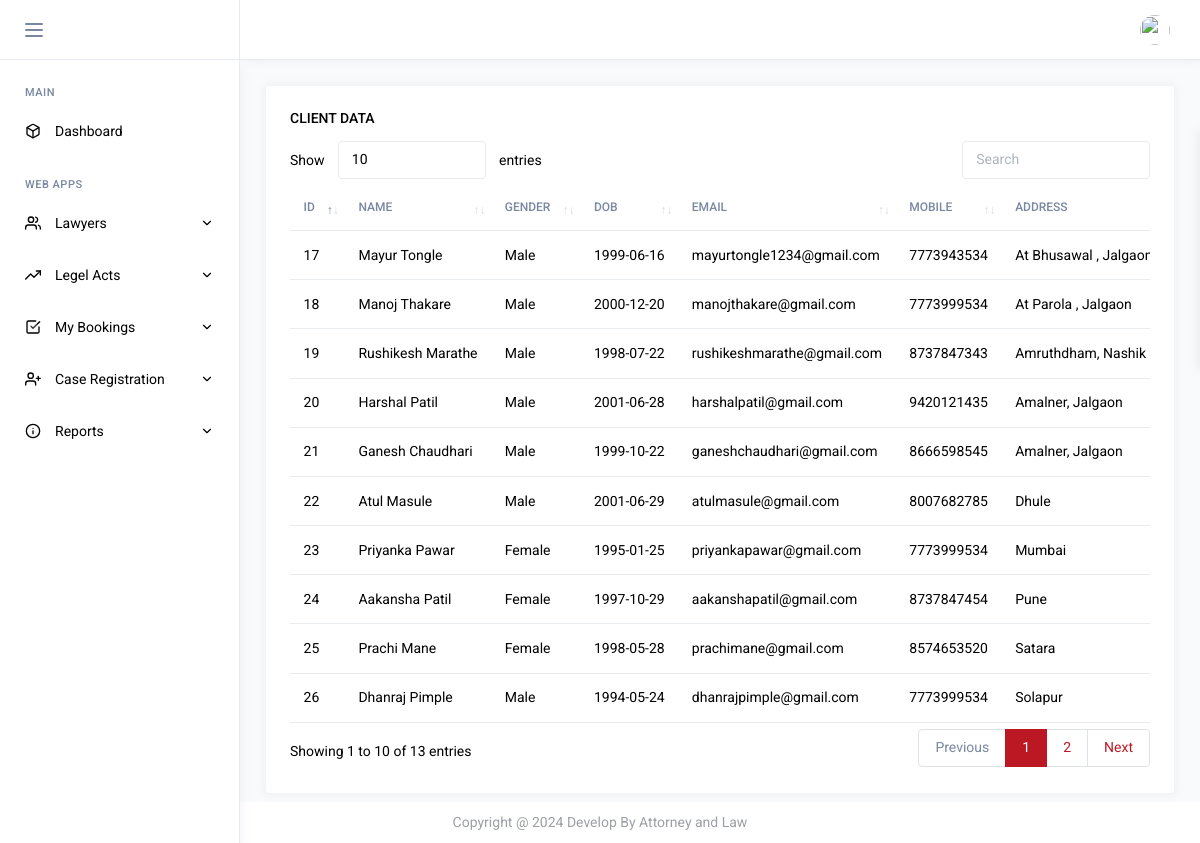
Screenshot of /lawyer-appointment-system/clients/control/clients.php (signed in) with the database file from the repository.
### tables this page shows
CREATE TABLE `clients` (
  `id` int(11) NOT NULL,
  `name` varchar(50) NOT NULL,
  `gender` varchar(10) NOT NULL,
  `dob` varchar(50) NOT NULL,
  `email` varchar(50) NOT NULL,
  `password` varchar(255) DEFAULT NULL,
  `mobile` varchar(20) NOT NULL,
  `address` varchar(100) NOT NULL,
  `status` varchar(20) NOT NULL COMMENT '0-active,1-deactive'
);

### lawyer-appointment-system/clients/control/clients.php (the view, shortened to what this page needs)
<?php
include("../auth/header.php");
 ?>
<?php include("../auth/sidebar.php");?>
		<div class="page-content">
				<div class="row">
					<div class="col-md-12 grid-margin stretch-card">
            <div class="card">
              <div class="card-body">
                <h6 class="card-title">Client Data</h6>
                 <div class="table-responsive">
				 <table id="dataTableExample" class="table">
                    <thead>
						<tr>
						<th>Id</th>
                        <th>Name</th>
                        <th>Gender</th>
                        <th>DOB</th>
                        <th>Email</th>
                        <th>Mobile</th>
                        <th>Address</th>
                      </tr>
                    </thead>
                    <tbody>
					<?php
						  include 'connection1.php';
						$sql = "select * from clients";
						$result = $conn->query($sql);
						if($result->num_rows > 0){
						 while($row = $result->fetch_array()){
						?>
							<tr>
								<td class="sorting_1"><?=$row['id'];?></td>
								<td class="sorting_1"><?=$row['name'];?></td>
								<td class="sorting_1"><?=$row['gender'];?></td>
								<td class="sorting_1"><?=$row['dob'];?></td>
								<td class="sorting_1"><?=$row['email'];?></td>
								<td class="sorting_1"><?=$row['mobile'];?></td>
								<td class="sorting_1"><?=$row['address'];?></td>
								</tr>
						<?php
						 }
						}
						else{
								echo"sql error".$sql."<br>".$conn->error;
							}
						?>
				 </tbody>
                  </table>
                </div>
              </div>
            </div>
	</div>
	</div>
	</div>
	<?php
include("../auth/footer.php")
      ?>

### rows the page displays
clients: id "22", name "Atul Masule", gender "Male", dob "2001-06-29", email "atulmasule@gmail.com", mobile "8007682785", address "Dhule"
clients: id "23", name "Priyanka Pawar", gender "Female", dob "1995-01-25", email "priyankapawar@gmail.com", mobile "7773999534", address "Mumbai"
clients: id "24", name "Aakansha Patil", gender "Female", dob "1997-10-29", email "aakanshapatil@gmail.com", mobile "8737847454", address "Pune"
clients: id "25", name "Prachi Mane", gender "Female", dob "1998-05-28", email "prachimane@gmail.com", mobile "8574653520", address "Satara"
clients: id "26", name "Dhanraj Pimple", gender "Male", dob "1994-05-24", email "dhanrajpimple@gmail.com", mobile "7773999534", address "Solapur"
clients: id "17", name "Mayur Tongle", gender "Male", dob "1999-06-16", email "mayurtongle1234@gmail.com", mobile "7773943534", address "At Bhusawal ,…"
clients: id "18", name "Manoj Thakare", gender "Male", dob "2000-12-20", email "manojthakare@gmail.com", mobile "7773999534", address "At Parola , Jalgaon"
clients: id "19", name "Rushikesh Marathe", gender "Male", dob "1998-07-22", email "rushikeshmarathe@gmail.com", mobile "8737847343", address "Amruthdham, Nashik"
clients: id "20", name "Harshal Patil", gender "Male", dob "2001-06-28", email "harshalpatil@gmail.com", mobile "9420121435", address "Amalner, Jalgaon"
clients: id "21", name "Ganesh Chaudhari", gender "Male", dob "1999-10-22", email "ganeshchaudhari@gmail.com", mobile "8666598545", address "Amalner, Jalgaon"
